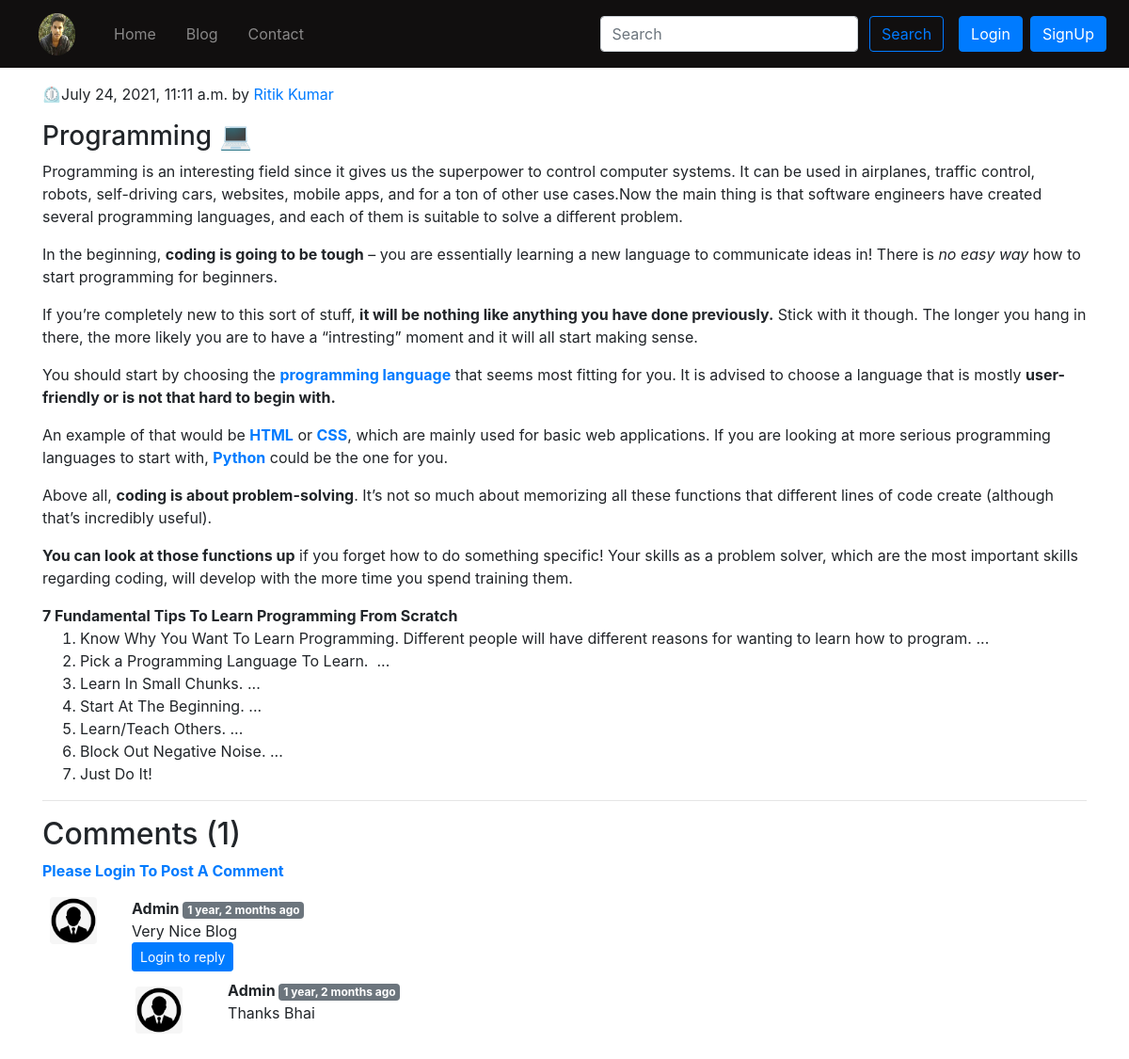
Page /blog/programming on the committed database.
### blog/models.py (models this page shows, shortened)
class Post(models.Model):
    sno=models.AutoField(primary_key=True)
    title=models.CharField(max_length=255)
    author=models.CharField(max_length=14)
    slug=models.CharField(max_length=130)
    timeStamp=models.DateTimeField(blank=True)
    content=models.TextField()

class BlogComment(models.Model):
    sno= models.AutoField(primary_key=True)
    comment=models.TextField()
    user=models.ForeignKey(User, on_delete=models.CASCADE)
    post=models.ForeignKey(Post, on_delete=models.CASCADE)
    parent=models.ForeignKey('self',on_delete=models.CASCADE, null=True )
    timestamp= models.DateTimeField(default=now)

### blog/views.py (the view)
# urls.py: path('<str:slug>', views.blogPost, name="blogPost"),
def blogPost(request, slug):
    post=Post.objects.filter(slug=slug).first()
    comments= BlogComment.objects.filter(post=post, parent=None)
    replies= BlogComment.objects.filter(post=post).exclude(parent=None)
    replyDict={}
    for reply in replies:
        if reply.parent.sno not in replyDict.keys():
            replyDict[reply.parent.sno]=[reply]
        else:
            replyDict[reply.parent.sno].append(reply)
    context={'post':post, 'comments': comments, 'user': request.user, 'replyDict': replyDict}
    return render(request, "blog/blogpost.html", context)

### blog/templatetags/extras.py (called while the page is built)
@register.filter(name='get_val')
def get_val(dict, key):
    return dict.get(key)

### templates/blog/blogpost.html (shortened to what this page needs)
{% extends 'base.html' %}
{% load static %}
{% block css %}<link rel="stylesheet" type="text/css" href="{% static 'post.css' %}">{% endblock css %}
{% block body %}
{% load humanize %}
{% load extras %}
<div class="container my-3">
<p class="blog-post-meta">&#x23F2;{{post.timeStamp}} by <a href="https://www.linkedin.com/in/ritik-kumar-2bab2b1b8/" target="blank">{{post.author}}</a></p>
    <p>{{post.content|safe}}</p>
    <hr>
</div>
<div class="container">
    <h2> Comments ({{comments.count}}) </h2>
    <div class="my-2">
        {% if user.is_authenticated %}
        <form action="/blog/postComment" method="post">
            {% csrf_token %}
            <div class="form-group">
                <label for="exampleInputEmail1">Post Comment </label>
                <input type="text" class="form-control" name="comment" placeholder="Enter comment here" required>
            </div>
            <input type="hidden" name="postSno" value="{{post.sno}}">
            <input type="hidden" name="parentSno" value="">
            <button type="submit" class="btn btn-primary">Submit</button>
        </form>
        {% else %}
    <b><a href="#">Please Login To Post A Comment</a></b>
        {% endif %}
    </div>
    {% for comment in comments %}
    <div class="row my-3">
        <div class="col-md-1  ">
            <img class="rounded mx-auto d-block" src="/static/img/user.png" alt="user" id="s">
        </div>
        <div class="col-md-11 ">
            <b> {{comment.user.username}} </b> <span class="badge badge-secondary ">{{comment.timestamp| naturaltime}}</span>
            <div>{{comment.comment}}</div>
            <div class="reply mx-0">
                {% if user.is_authenticated %}
                <button class="btn btn-sm btn-primary" type="button" data-toggle="collapse" data-target="#replyBox{{comment.sno}}" aria-expanded="false" aria-controls="replyBox{{comment.sno}}">
                    Reply
                </button>
                <div class="collapse" id="replyBox{{comment.sno}}">
                    <div class="card card-body my-2">
                        <form action="/blog/postComment" method="post">
                            {% csrf_token %}
                            <div class="form-group">
                                <label for="comment">Post a reply </label>
                                <input type="text" class="form-control" name="comment" placeholder="Enter comment here" required>
                                <input type="hidden" name="parentSno" value="{{comment.sno}}" >
                            </div>
                            <input type="hidden" name="postSno" value="{{post.sno}}">
                            <button type="submit" class="btn btn-primary">Submit</button>
                        </form>
                    </div>
                </div>
                {% else %}
                <a href="#"><button class="btn btn-sm btn-primary" type="button" data-toggle="collapse" data-target="#replyBox{{comment.sno}}" aria-expanded="false" aria-controls="replyBox{{comment.sno}}">
                    Login to reply
                </button></a>
                {% endif %}
                <div class="replies my-2 ">
                    {% for reply in replyDict|get_val:comment.sno %}
                    <div class="row my-2">
                        <div class="col-md-1 ">
                            <img class="rounded mx-auto d-block my-2" id="r" src="/static/img/user.png" alt="user">
                        </div>
                        <div class="col-md-11">
                            <div class="col-md-11 ">
                                <b> {{reply.user.username}} </b> <span class="badge badge-secondary ">{{reply.timestamp| naturaltime}}</span>
                                <div>{{reply.comment}}</div>
                            </div>
                            <br>
                        </div>
                    </div>
                    {% endfor %}
                </div>
            </div>
        </div>
    </div>
    {% endfor %}
</div>
{% endblock %}

### templates/base.html (shortened to what this page needs)
<!doctype html>
<html lang="en">
  {% load static %}
  <head>
<link href="https://maxcdn.bootstrapcdn.com/font-awesome/4.7.0/css/font-awesome.min.css" rel="stylesheet" type="text/css">
    <link rel="stylesheet"
      href="https://stackpath.bootstrapcdn.com/bootstrap/4.5.2/css/bootstrap.min.css"
>
    {% block css %}
{% endblock %}
  </head>
  <body>
    <nav class="navbar navbar-expand-lg navbar-dark " >
      <a
        href="/"><img
          height="45px"
          width="45px"
        src="{% static 'img/u.png' %}"
          alt="ritik"
          class="brandLogo"></a>
      <div class="collapse navbar-collapse"
        id="navbarSupportedContent">
        <ul class="navbar-nav mr-auto">
          <li class="nav-item p-2 {% block homeactive %}  {% endblock homeactive %}">
            <a class="nav-link"
              href="/">Home <span class="sr-only">(current)</span></a>
          </li>
          <li class="nav-item p-2 {% block blogactive %}  {% endblock blogactive %} ">
            <a class="nav-link"
              href="/blog">Blog</a>
          </li>
          <li class="nav-item p-2 {% block contactactive %}  {% endblock contactactive %} ">
            <a class="nav-link"
              href="/contact">Contact</a>
          </li>
        </ul>
        <div class="ml-auto form-inline ">
          <form method="get"
            action="/search"
            class="my-2 my-lg-0 mx-3">
            <input class="form-control mr-sm-2"
              type="search"
              placeholder="Search"
              aria-label="Search"
              name="query"
              id="query">
            <button class="btn btn-outline-primary my-2 my-sm-0 "
              type="submit">Search</button>
          </form>
          {% if user.is_authenticated %}
          <ul class="navbar-nav mr-2">
            <li class="nav-item dropdown">
              <a class="nav-link dropdown-toggle"
                href='#'
                id="navbarDropdown"
                role="button"
                data-toggle="dropdown"> Welcome {{request.user}}</a>
              <div class="dropdown-menu"
                aria-labelledby="navbarDropdown">
                <a class="dropdown-item"
                  href="/logout">Logout</a>
              </div>
            </li>
          </ul>
        </div>
        {% else %}
        <button type="button"
          class="btn btn-primary mr-2"
          data-toggle="modal"
          data-target="#loginModal">
          Login
        </button>
        <button type="button"
          class="btn btn-primary mr-2"
          data-toggle="modal"
          data-target="#signupModal">
          SignUp
        </button>
        {% endif %}
      </div>
    </nav>
    {% block body %} {% endblock body %}
  </body>
</html>

### static/post.css (style rules this page uses)
#r { width: 50px; }
#s { width: 50px; }

### templates/base.html (style rules this page uses)
.navbar { background-color: rgb(17, 15, 15); }
.brandLogo { max-width: 39px; margin: 0 25px; }

### rows in the picture
Post: timeStamp "July 24, 2021, 11:11 a.m.", author "Ritik Kumar", content "Programming 💻 Programming is an interesting field since it gives us the superpower to control computer systems. It can be used in airplanes, traffic control, robots, self-driving cars, websites, mobile apps, and for a ton of other use cases.Now the main thing is that software engineers have created several programming languages, and each of them is suitable to solve a different problem. In the beginning, coding is going to be tough – you are essentially learning a new language to communicate ideas in! There is no easy way how to start programming for beginners. If you’re completely new to this sort of stuff, it will be nothing like anything you have done previously. Stick with it though.…"
BlogComment: user.username "Admin", timestamp "1 year, 2 months ago", comment "Very Nice Blog"
BlogComment: user.username "Admin", timestamp "1 year, 2 months ago", comment "Thanks Bhai"

### other values in the picture
{{ comments.count }} "1"
